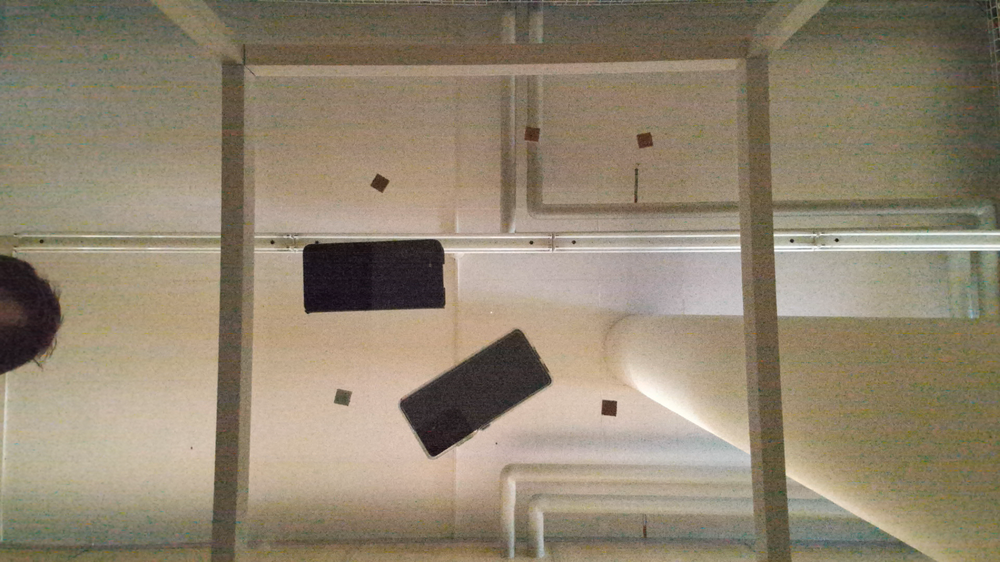
#> input picture image_0.png, 1000 x 562 px, shrunk from 1920 x 1080 before the run, given in place of the camera
$ python 'edge detection comparison.py'   (older library calls are emulated)
#> lines starting #> are read from the running program, lines starting #| are printed output that depends on the picture; after the words box and inside, x2 and y2 are one past the last pixel; in counts of white or black regions, pixels touching at a corner belong together
import cv2
import numpy as np
import time
import matplotlib.pyplot as plt
import numpy as np
import seaborn as sns

def edge_detection_comparison():
    cap = cv2.VideoCapture(0)


    c =[]
    l =[]
    s_x =[]
    s_y =[]
    sc_x =[]
    sc_y =[]
    # Apply different edge detection methods and measure their execution time
    i=0
    while i <1000:
        ret, frame = cap.read() # read a frame from the camera
#> frame is the input picture: shape (562, 1000, 3); mean B, G, R 112.8, 133.5, 145.7

        # Convert the frame to grayscale
        gray = cv2.cvtColor(frame, cv2.COLOR_BGR2GRAY)
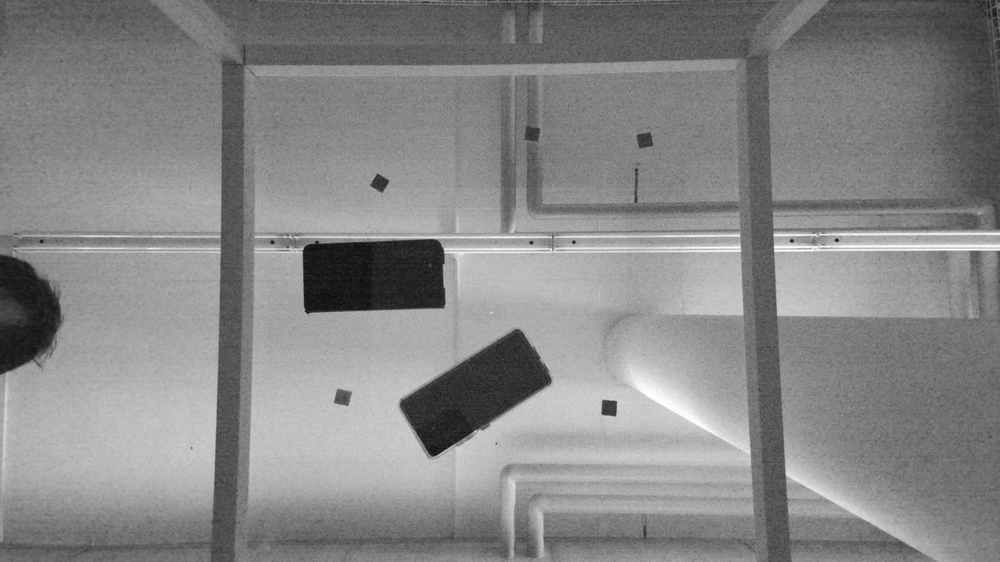
#> gray: shape (562, 1000); min 12, max 255, mean 134.8

        # Apply Gaussian blur to the frame to reduce noise
        blur = cv2.GaussianBlur(gray, (5, 5), 0)

        t1 = time.time()
        canny = cv2.Canny(blur, 100, 200)
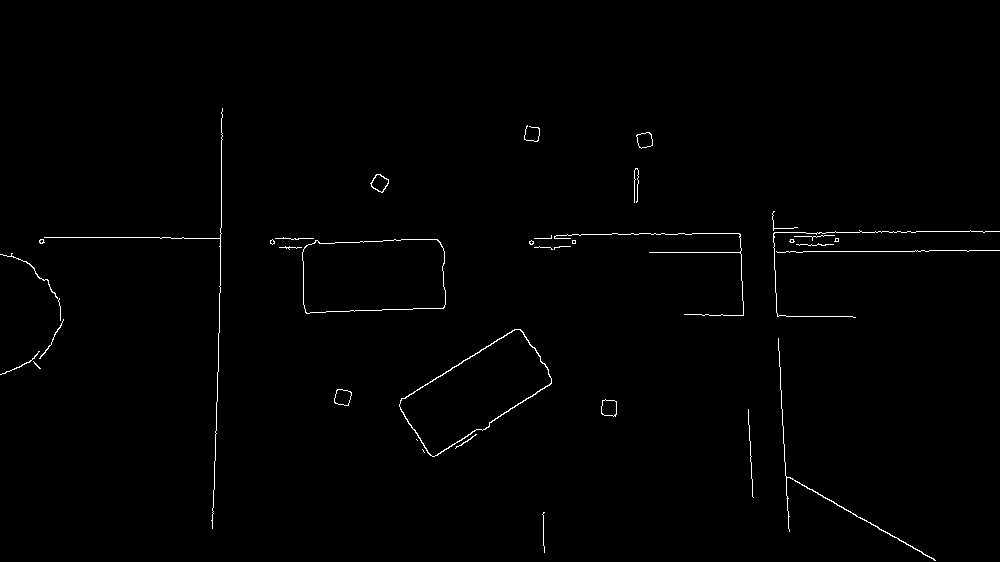
#> canny: shape (562, 1000); 0.74% white in thin lines or dots, all inside (x1, y1, x2, y2) = (0, 108, 1000, 561)
        t2 = time.time()
        laplacian = cv2.Laplacian(blur, cv2.CV_8U)
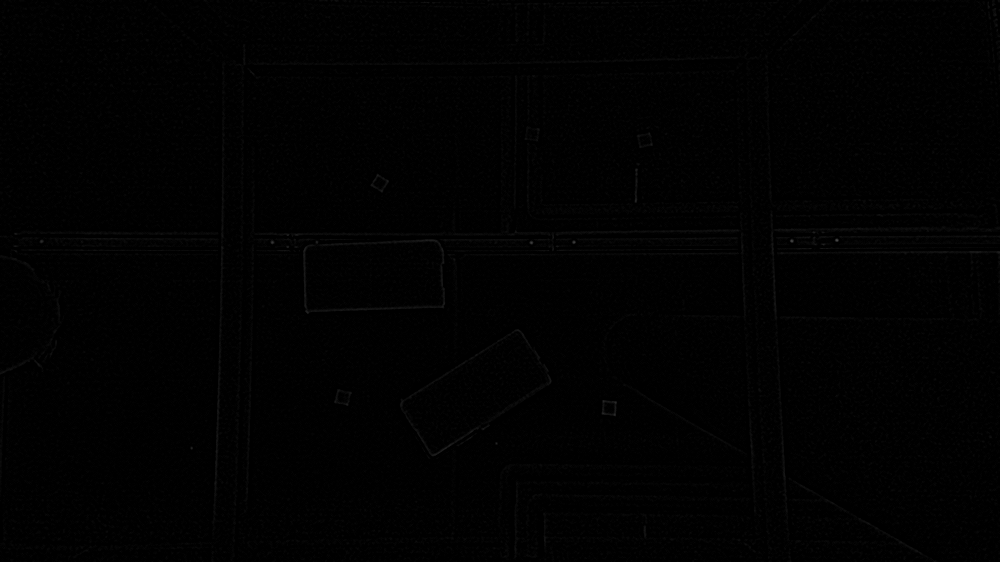
#> laplacian: shape (562, 1000); min 0, max 70, mean 1.2
        t3 = time.time()
        sobel_x = cv2.Sobel(blur, cv2.CV_8U, 1, 0, ksize=5)
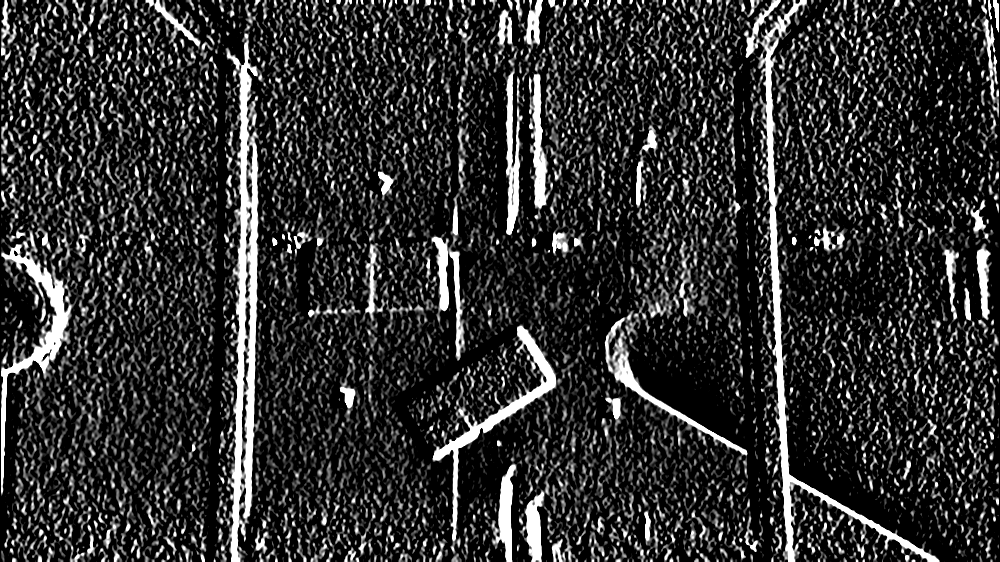
#> sobel_x: shape (562, 1000); min 0, max 255, mean 48.2
        t4 = time.time()
        sobel_y = cv2.Sobel(blur, cv2.CV_8U, 0, 1, ksize=5)
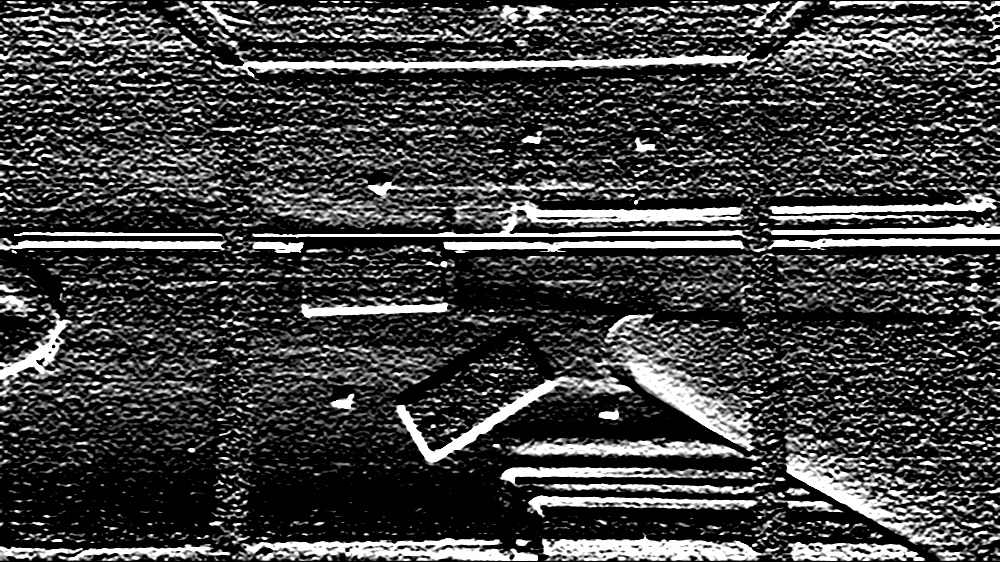
#> sobel_y: shape (562, 1000); min 0, max 255, mean 65.3
        t5 = time.time()
        scharr_x = cv2.Scharr(blur, cv2.CV_8U, 1, 0)
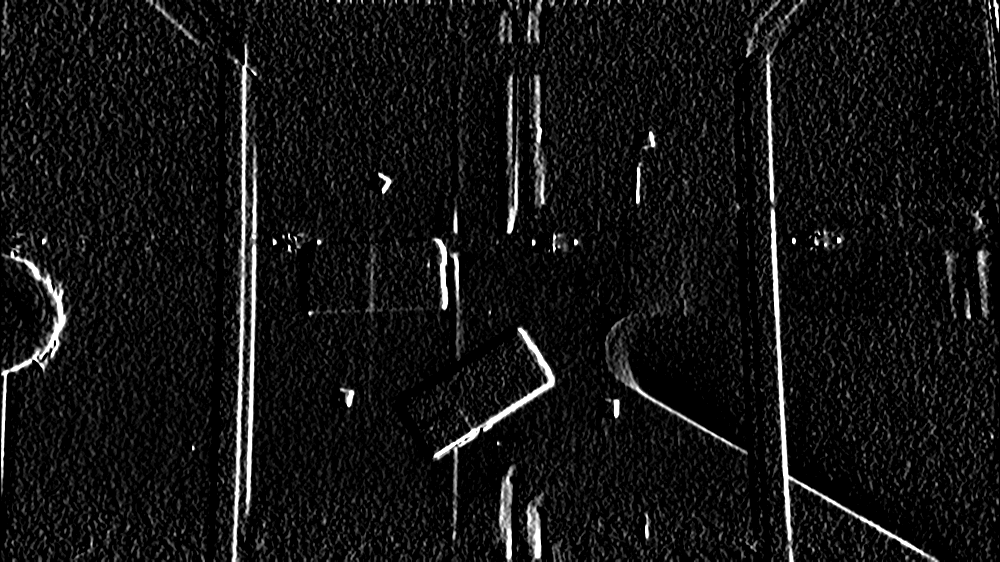
#> scharr_x: shape (562, 1000); min 0, max 255, mean 19.2
        t6 = time.time()
        scharr_y = cv2.Scharr(blur, cv2.CV_8U, 0, 1)
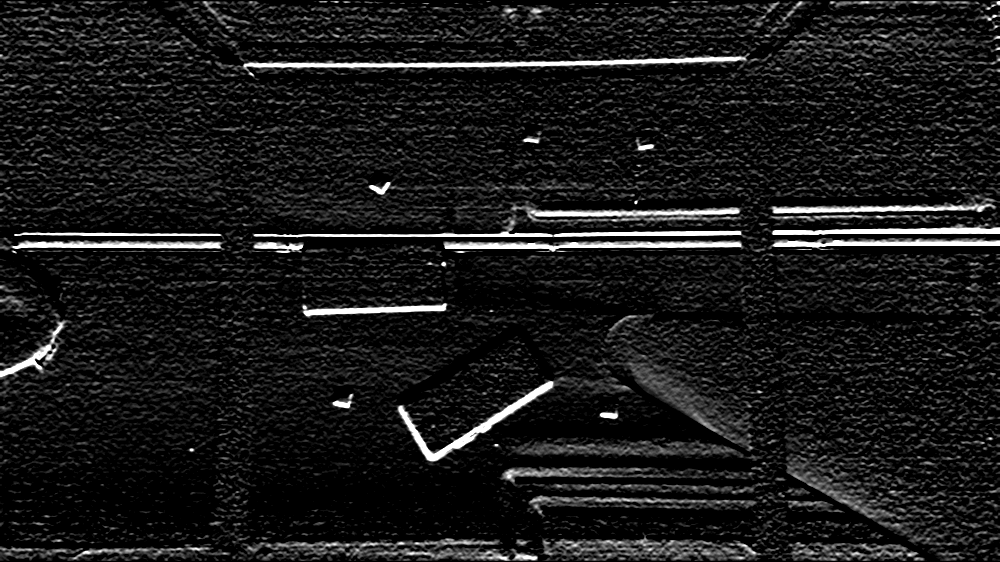
#> scharr_y: shape (562, 1000); min 0, max 255, mean 25.4
        t7 = time.time()
        c.append((t2 - t1)*1000)
        l.append((t3 - t2)*1000)
        s_x.append((t4 - t3)*1000)
        s_y.append((t5 - t4)*1000)
        sc_x.append((t6 - t5)*1000)
        sc_y.append((t7 - t6)*1000)
        i += 1
        print(i)

    # Print the execution times for each method
    print(f"Canny edge detection execution time: {np.mean(c):.6f} ms")
    print(f"Laplacian edge detection execution time: {np.mean(l):.6f} ms")
    print(f"Sobel edge detection execution time: {np.mean(s_x):.6f} ms")
    print(f"Sobel_y edge detection execution time: {np.mean(s_y):.6f} ms")
    print(f"Scharr_x edge detection execution time: {np.mean(sc_x):.6f} ms")
    print(f"Scharr_y edge detection execution time: {np.mean(sc_y):.6f} ms")

    #histogram of each method
    plt.figure(figsize=(10, 8))
    plt.hist(c, bins=20, label='Canny')
    plt.hist(l, bins=20, label='Laplacian')
    plt.hist(s_x, bins=20, label='Sobel_x')
    plt.hist(s_y, bins=20, label='Sobel_y')
    plt.hist(sc_x, bins=20, label='Scharr_x')
    plt.hist(sc_y, bins=20, label='Scharr_y')
    plt.xlabel('Execution time (ms)')
    plt.ylabel('Frequency')
    plt.legend()
    plt.show()


    #plot the execution times for each method in an ecdf plot

    sns.set_style("whitegrid")
    plt.figure(figsize=(10, 8))
    plt.plot(np.sort(c), np.linspace(0, 1, len(c), endpoint=False), label='Canny')
    plt.plot(np.sort(l), np.linspace(0, 1, len(l), endpoint=False), label='Laplacian')
    plt.plot(np.sort(s_x), np.linspace(0, 1, len(s_x), endpoint=False), label='Sobel_x')
    plt.plot(np.sort(s_y), np.linspace(0, 1, len(s_y), endpoint=False), label='Sobel_y')
    plt.plot(np.sort(sc_x), np.linspace(0, 1, len(sc_x), endpoint=False), label='Scharr_x')
    plt.plot(np.sort(sc_y), np.linspace(0, 1, len(sc_y), endpoint=False), label='Scharr_y')
    plt.xlabel('Execution time (ms)')
    plt.ylabel('ECDF')
    plt.legend()
    plt.show()


    #make a boxplot of each method

    plt.figure(figsize=(10, 8))
    plt.boxplot([c, l, s_x, s_y, sc_x, sc_y], labels=['Canny', 'Laplacian', 'Sobel_x', 'Sobel_y', 'Scharr_x', 'Scharr_y'])
    plt.xlabel('Edge detection method')
    plt.ylabel('Execution time (ms)')
    plt.show()


edge_detection_comparison()
